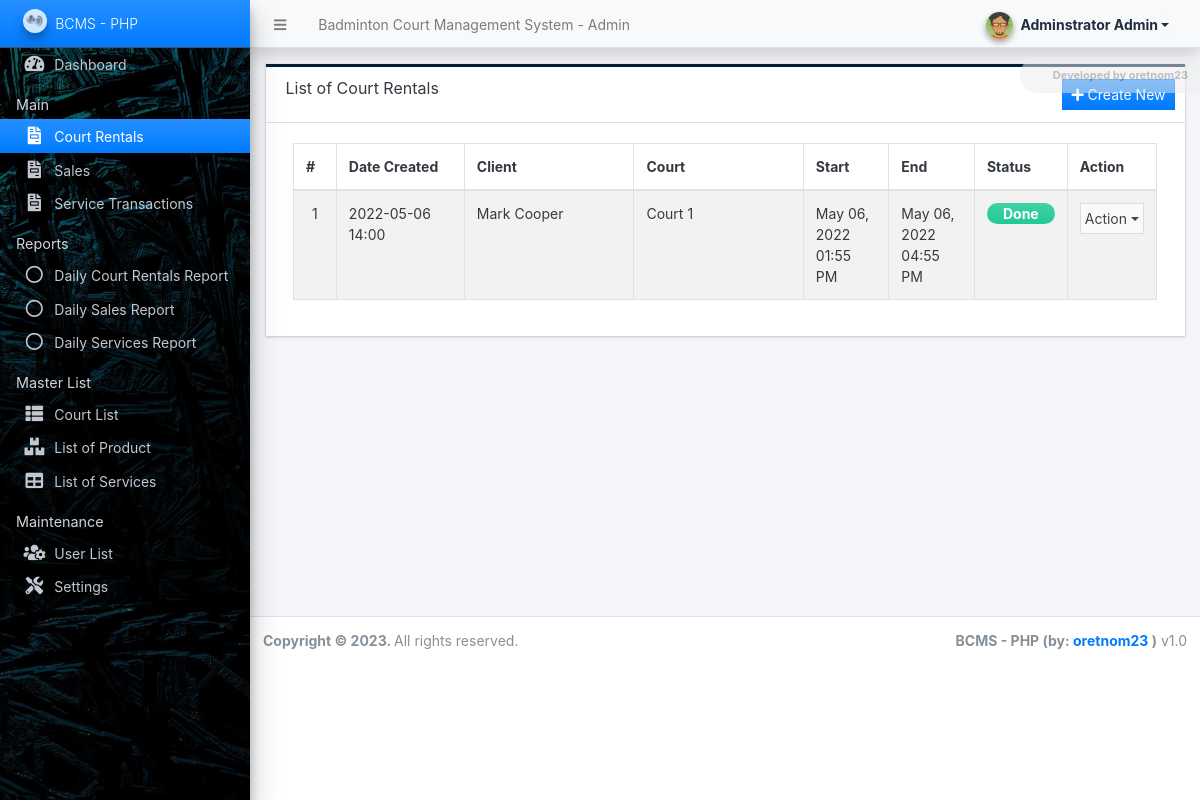
Screenshot of /admin/?page=court_rentals (signed in) with the database file from the repository.
### tables this page shows
CREATE TABLE `court_rentals` (
  `id` int(30) NOT NULL,
  `client_name` text NOT NULL,
  `contact` text NOT NULL,
  `court_id` int(30) NOT NULL,
  `court_price` float(12,2) NOT NULL,
  `datetime_start` datetime NOT NULL,
  `datetime_end` datetime NOT NULL,
  `hours` float(12,2) NOT NULL DEFAULT 0.00,
  `total` float(12,2) NOT NULL DEFAULT 0.00,
  `status` tinyint(1) NOT NULL DEFAULT 0 COMMENT '0 = on-going,\r\n1 = Done',
  `date_created` datetime NOT NULL DEFAULT current_timestamp(),
  `date_updated` datetime NOT NULL DEFAULT current_timestamp() ON UPDATE current_timestamp()
);

CREATE TABLE `court_list` (
  `id` int(30) NOT NULL,
  `name` text NOT NULL,
  `price` float(12,2) NOT NULL DEFAULT 0.00,
  `status` tinyint(1) NOT NULL DEFAULT 1,
  `delete_flag` tinyint(1) NOT NULL DEFAULT 0,
  `date_created` datetime NOT NULL DEFAULT current_timestamp(),
  `date_updated` datetime NOT NULL DEFAULT current_timestamp() ON UPDATE current_timestamp()
);

### admin/court_rentals/index.php (the view, shortened to what this page needs)
<div class="card card-outline rounded-0 card-navy">
	<div class="card-header">
		<h3 class="card-title">List of Court Rentals</h3>
		<div class="card-tools">
			<a href="./?page=court_rentals/manage_court_rental" class="btn btn-primary bg-gradient-primary btn-flat btn-sm"><i class="fa fa-plus"></i> Create New</a>
		</div>
	</div>
	<div class="card-body">
        <div class="container-fluid">
			<table class="table table-hover table-striped table-bordered" id="list">
				<colgroup>
					<col width="5%">
					<col width="15%">
					<col width="20%">
					<col width="20%">
					<col width="10%">
					<col width="10%">
					<col width="10%">
					<col width="10%">
				</colgroup>
				<thead>
					<tr>
						<th>#</th>
						<th>Date Created</th>
						<th>Client</th>
						<th>Court</th>
						<th>Start</th>
						<th>End</th>
						<th>Status</th>
						<th>Action</th>
					</tr>
				</thead>
				<tbody>
					<?php
					$i = 1;
						$qry = $conn->query("SELECT cr.*, c.name as `court` FROM `court_rentals` cr inner join court_list c on cr.court_id = c.id order by c.`status` asc ");
						while($row = $qry->fetch_assoc()):
					?>
						<tr>
							<td class="text-center"><?php echo $i++; ?></td>
							<td><?php echo date("Y-m-d H:i",strtotime($row['date_created'])) ?></td>
							<td><?php echo $row['client_name'] ?></td>
							<td><?php echo $row['court'] ?></td>
							<td class=""><?= date("M d, Y h:i A", strtotime($row['datetime_start'])) ?></td>
							<td class=""><?= date("M d, Y h:i A", strtotime($row['datetime_end'])) ?></td>
							<td class="text-center">
								<?php
								switch($row['status']){
									case 1:
										echo '<span class="badge badge-success bg-gradient-teal text-sm px-3 rounded-pill">Done</span>';
										break;
								}
								?>
                            </td>
							<td align="center">
								 <button type="button" class="btn btn-flat p-1 btn-default btn-sm dropdown-toggle dropdown-icon" data-toggle="dropdown">
				                  		Action
				                  </button>
							</td>
						</tr>
					<?php endwhile; ?>
				</tbody>
			</table>
		</div>
	</div>
</div>

### rows the page displays
court_rentals: date_created "2022-05-06 14:00", client_name "Mark Cooper", court_list.name "Court 1", datetime_start "May 06, 2022 01:55 PM", datetime_end "May 06, 2022 04:55 PM", status "Done"

### other values shown
$_settings->info('name') "Badminton Court Management System"
$_settings->userdata('firstname').' '.$_settings->userdata('lastname') "Adminstrator Admin"
$_settings->info('short_name') "BCMS - PHP"
